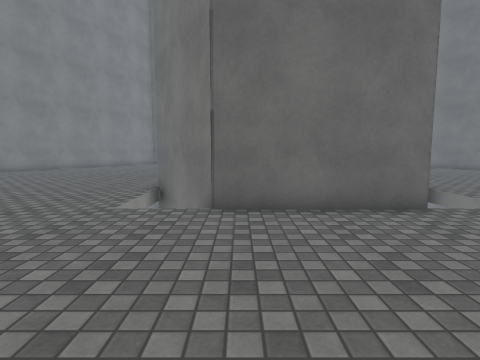
[1] (above)

22 first-person views from a walk through a 3-D level made in the Unity game engine. The camera is 1.3 m above the floor, tilts 6° down and sees 80° across. The floor is counted in squares, 1 m on a side. Each view is taken from the middle of a square. On the plan, view 1 faces up. The plan holds only what a view shows up to about 13 squares ahead; the rest is blank. The place goes on beyond the plan. The player character is not drawn. Surface patterns are stand-ins for the level's own textures.

[2]
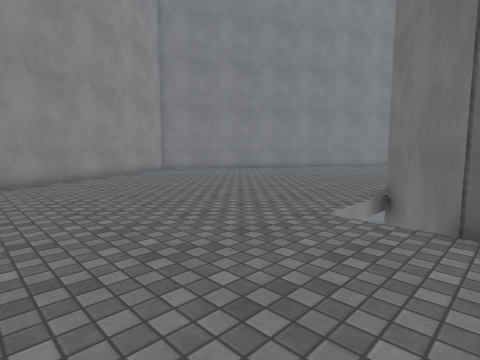

[3]
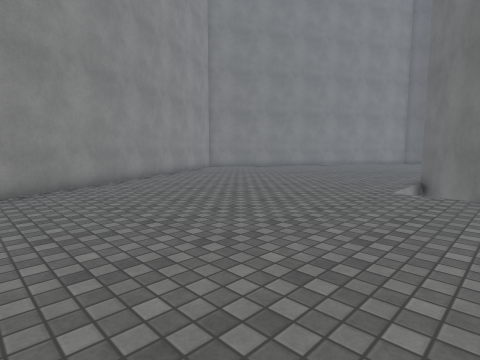

[4]
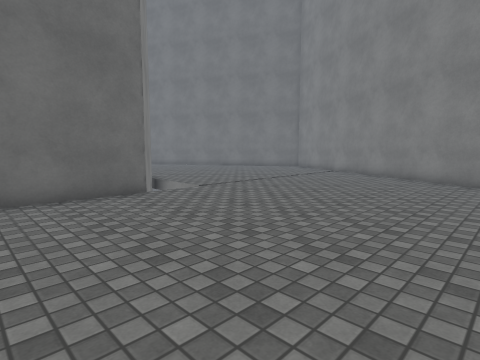

[5]
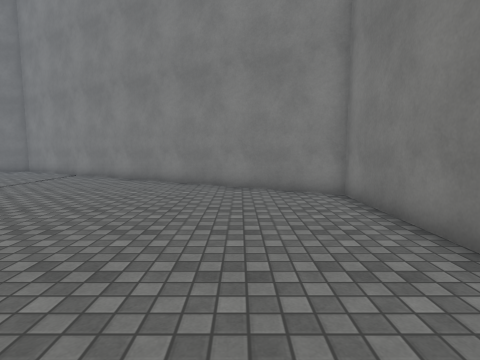

[6]
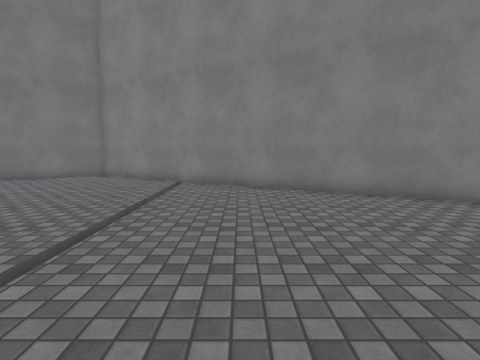

[7]
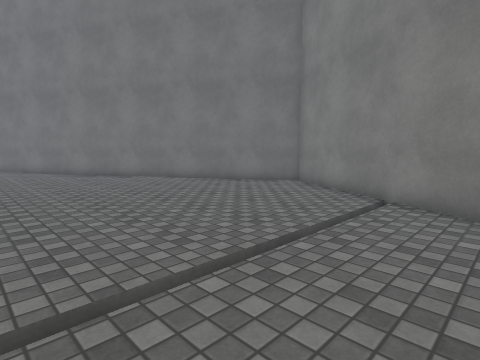

[8]
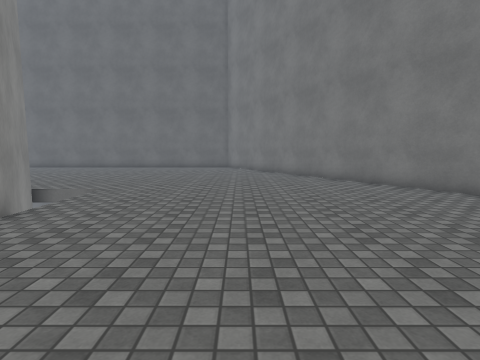

[9]
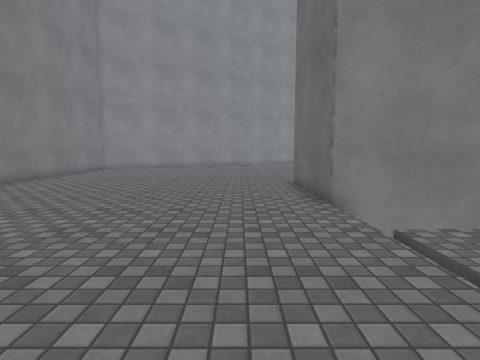

[10]
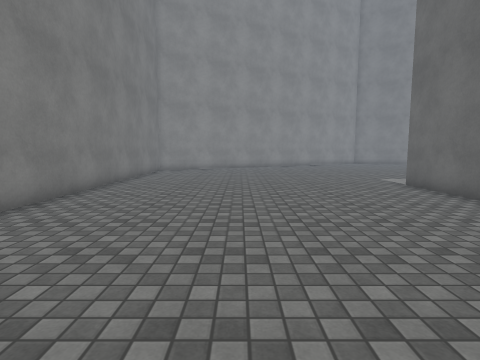

[11]
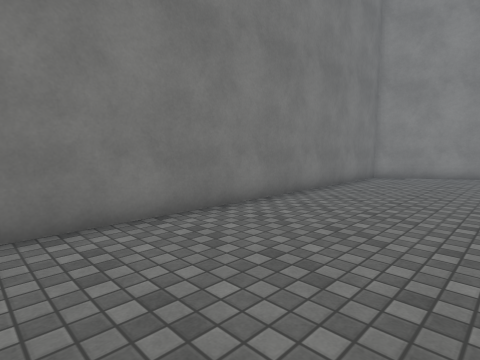

[12]
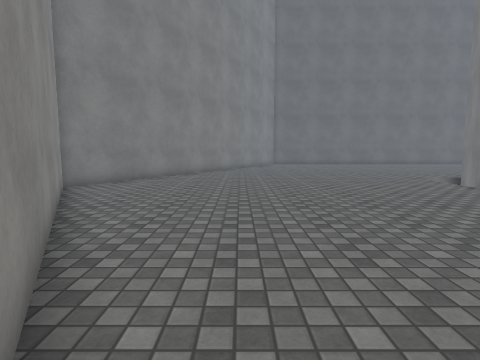

[13]
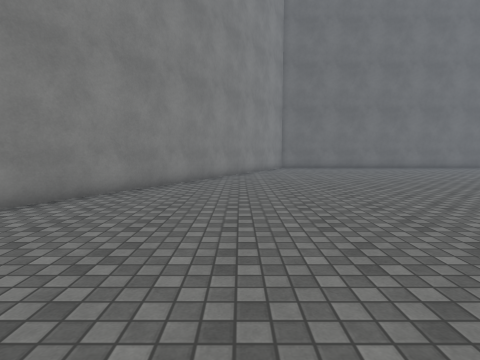

[14]
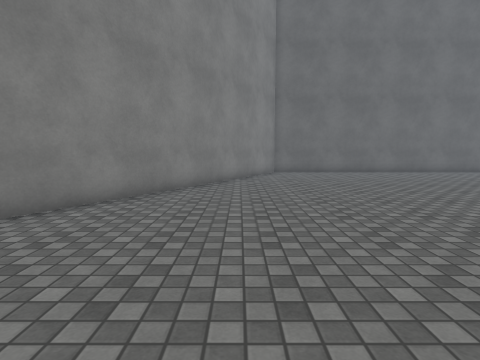

[15]
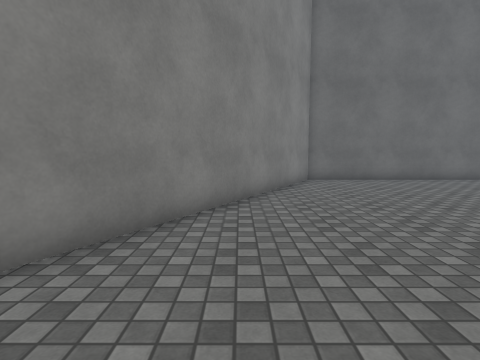

[16]
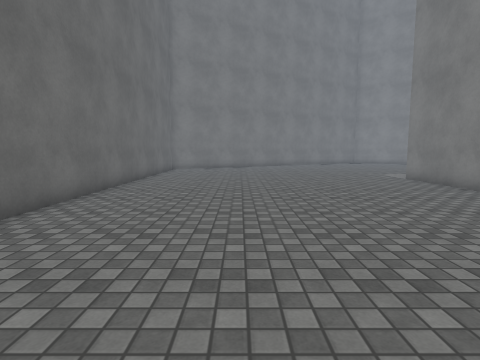

[17]
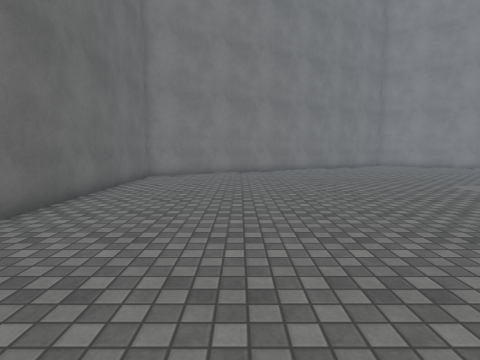

[18]
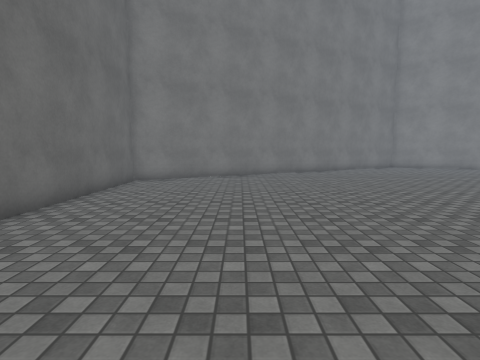

[19]
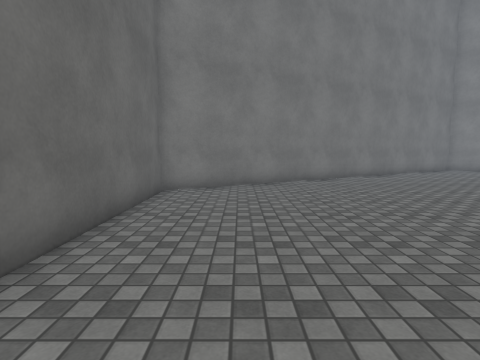

[20]
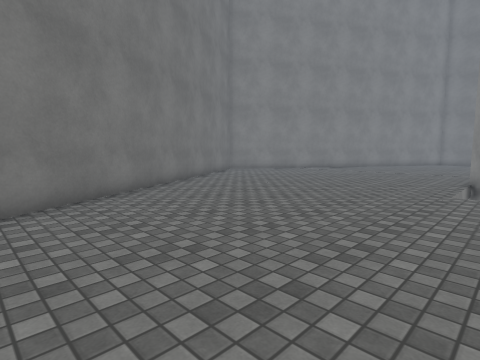

[21]
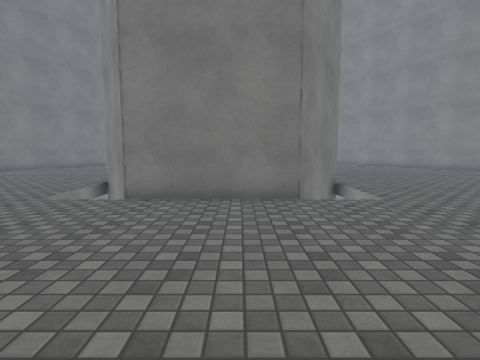

[22]
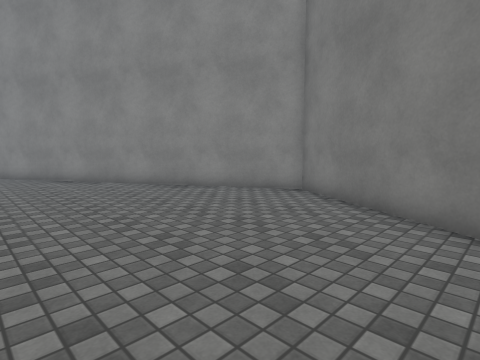

### Floor plan
Key: @ floor where view 1 was taken; # wall or solid block; x gap in a wall; . floor; v drop or lower ground.
Columns run from 17 left of view 1 to 19 right of it. Each row starts with its distance up from view 1.
 27          ###################
 26         ##.................##
 25        ##...................##
 24        #.....................#
 23       ##.....................##
 22       #.......................#
 21      ##.......................##
 20      #.........................##
 19     ##..........................#
 18    ##...........................##
 17    #.............................#
 16   ##.............................##
 15   #...............................#
 14  ##...........v x#####vv..........##
 13  #............vvv     #v...........##
 12 ##............vv      #v............#
 11 #.............#v      ##............#
 10 #.............#        #............#
  9 ##............vv      ##...........##
  8  #............vvv    ##v...........#
  7  ##...........v ##   #vv..........##
  6   ##.............#####..vvvvvv...##
  5    #.............................#
  4    ##...........................##
  3     #...........................#
  2     ##.........................##
  1      #.........................#
  0      ##..........@............##
 -1       ##......................#
 -2        #.....................##
 -3        ##...................##
 -4         #...................#
 -5         #####################

Positions as (right, up) in squares from view 1, and headings:
1: (0, 0), facing up
2: (0, 1), facing up-left
3: (0, -3), facing up-left
4: (0, -2), facing up-right
5: (2, -2), facing right
6: (5, 4), facing right
7: (9, 4), facing up-right
8: (11, 5), facing up
9: (11, 4), facing left
10: (10, 0), facing left
11: (6, 0), facing down-left
12: (-11, 1), facing up
13: (-11, 6), facing up
14: (-10, 10), facing up
15: (-11, 14), facing up
16: (-9, 22), facing right
17: (-4, 22), facing right
18: (-2, 22), facing right
19: (1, 24), facing right
20: (5, 24), facing down-right
21: (1, 22), facing down
22: (-9, 16), facing down-left
